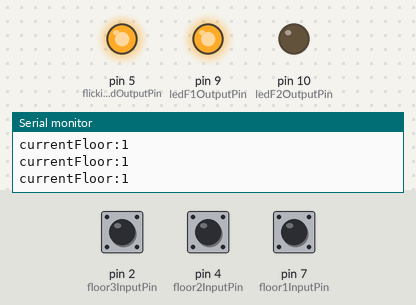
The sketch below on a simulated Arduino Uno, built with avr-gcc and run on an emulated ATmega328P. Shown: output pins drawn as LEDs (lit = HIGH), the last lines printed to the serial monitor. Dashed ring = blinking. The inputs (shaded band) are chosen by the test bench; at power-on: pin 2 (floor3InputPin) HIGH, pin 4 (floor2InputPin) HIGH, pin 7 (floor1InputPin) HIGH.

Above: at 1.2 s.
1.3 s: pin 2 (floor3InputPin) pulled LOW for 0.15 s
At 1.8 s:
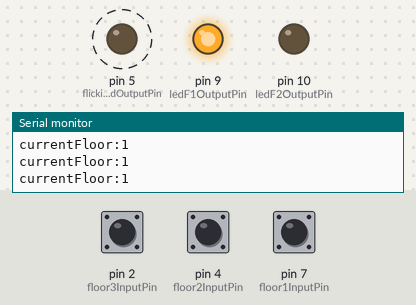
4.4 s: pin 4 (floor2InputPin) pulled LOW for 3.2 s
9.1 s: pin 7 (floor1InputPin) pulled LOW for 3.2 s
At 14.3 s:
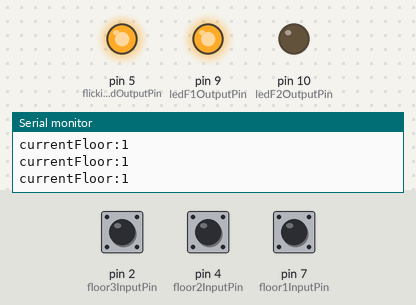
15.3 s: pin 2 (floor3InputPin) pulled LOW for 1 s
At 18.8 s:
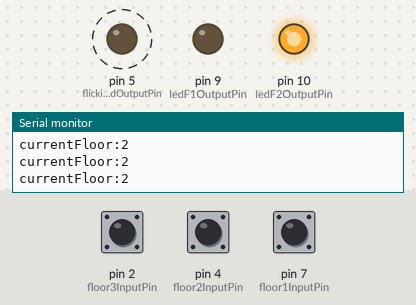
Timing chart, 0 to 20.3 s (numbered marks = the images above; inputs shaded):
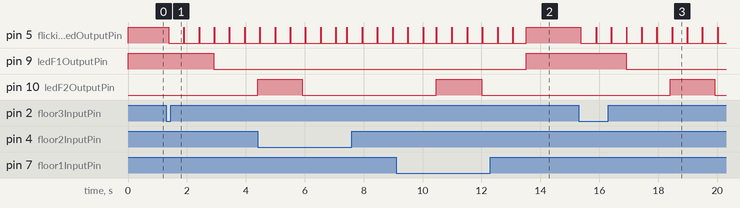

Measured:
- after the input at 1.3 s, pin 5 (flickingLedOutputPin): alternates HIGH for 0.02 s and LOW for 0.50 s, starting after 0.08 s; pin 9 (ledF1OutputPin): HIGH → LOW after 1.6 s
- after the input at 9.1 s, pin 9 (ledF1OutputPin): LOW → HIGH after 4.4 s
- after the input at 15.3 s, pin 5 (flickingLedOutputPin): alternates HIGH for 0.02 s and LOW for 0.50 s, starting after 0.07 s; pin 9 (ledF1OutputPin): HIGH → LOW after 1.6 s; pin 10 (ledF2OutputPin): LOW → HIGH after 3.1 s, → LOW 1.5 s later

The sketch:

lab_2_robotics.ino
```cpp
//Pins for INPUT_PULLUP
const int floor1InputPin = 7,
          floor2InputPin = 4,
          floor3InputPin = 2;
//Pins for writing to LEDs
const int ledF1OutputPin = 9,
          ledF2OutputPin = 10,
          ledF3OutputPin = 11,
          flickingLedOutputPin = 5;
//Memory that holds what the red LED values should be for each floor
int ledStatefloor1 = HIGH,
    ledStatefloor2 = LOW,
    ledStatefloor3 = LOW;

int buttonStatefloor1 = 0,
    buttonStatefloor2 = 0,
    buttonStatefloor3 = 0;

int debounceDelay = 50, lastDebounceTime1 = 0, lastDebounceTime2= 0, lastDebounceTime3 = 0;
int currentFloor = 1;

//Auxiliary variables to help determine if a button was pressed or not
//------------------------------------------------------------
int currFloor1PressedState = 0, prevFloor1PressedState = 0,
    currFloor2PressedState = 0, prevFloor2PressedState = 0,
    currFloor3PressedState = 0, prevFloor3PressedState = 0;
int isBeingPulledUp1 = 0,
    isBeingPulledUp2 = 0,
    isBeingPulledUp3 = 0;
//------------------------------------------------------------
void setup() {
    Serial.begin(9600);
    //Setting the pins from which I will read the pressed state of the buttons as INPUT_PULLUP.
    pinMode(floor1InputPin, INPUT_PULLUP);
    pinMode(floor2InputPin, INPUT_PULLUP);
    pinMode(floor3InputPin, INPUT_PULLUP);
    //Pins that will feed current to the red leds
    pinMode(ledF1OutputPin, OUTPUT);
    pinMode(ledF2OutputPin, OUTPUT);
    pinMode(ledF2OutputPin, OUTPUT);
    pinMode(flickingLedOutputPin, OUTPUT);
}

int currentlyMoving = 0, destinationFloor= -1, timeBetweenFloors = 3000, isInBetweenFloors = 0, intervalForInbetweenFloors = 1500;
unsigned long flickingInterval = 500, startingTimeFlickingLed;
unsigned long startingTime;

void buttonPressHandler(int &currFloorPressedState, int &prevFloorPressedState,
                        int &lastDebounceTime, int &buttonStatefloor,
                        int &currentlyMoving, int &destinationFloor,
                        int floorToMoveTo)
{
   if(currFloorPressedState != prevFloorPressedState)
    {
    lastDebounceTime = millis();
    prevFloorPressedState = currFloorPressedState;
    }

  if((millis() - lastDebounceTime) > debounceDelay)
  {
    if(currFloorPressedState != buttonStatefloor)
      buttonStatefloor = currFloorPressedState;

    if(buttonStatefloor == HIGH && !currentlyMoving)
    {
      startingTimeFlickingLed = millis();
      startingTime = millis();
      currentlyMoving = 1;
      destinationFloor = floorToMoveTo;
    }
  }
}

void loop() {
  //Lighting up the LED's to match the current values in memory
  digitalWrite(ledF1OutputPin, ledStatefloor1);
  digitalWrite(ledF2OutputPin, ledStatefloor2);
  digitalWrite(ledF3OutputPin, ledStatefloor3);

  //Block to read which buttons were pressed last, negated because of how INPUT_PULLUP works internally
  currFloor1PressedState = !digitalRead(floor1InputPin);
  currFloor2PressedState = !digitalRead(floor2InputPin);
  currFloor3PressedState = !digitalRead(floor3InputPin);

  buttonPressHandler(currFloor1PressedState, prevFloor1PressedState,
                    lastDebounceTime1, buttonStatefloor1,
                    currentlyMoving, destinationFloor,
                    1);

  buttonPressHandler(currFloor2PressedState, prevFloor2PressedState,
                    lastDebounceTime2, buttonStatefloor2,
                    currentlyMoving, destinationFloor,
                    2);

  buttonPressHandler(currFloor3PressedState, prevFloor3PressedState,
                    lastDebounceTime3, buttonStatefloor3,
                    currentlyMoving, destinationFloor,
                    3);
  if(currentlyMoving && currentFloor != destinationFloor)
  {
    if(millis() - startingTime > intervalForInbetweenFloors)
      isInBetweenFloors = 1;
    if(millis() - startingTime > timeBetweenFloors)
      {
        isInBetweenFloors = 0;
        // if(currentFloor < destinationFloor)
        //     currentFloor = currentFloor + 1;
        // else if(currentFloor > destinationFloor)
        //   currentFloor = currentFloor - 1;
        currentFloor = currentFloor < destinationFloor ? (currentFloor + 1) : (currentFloor - 1);
        startingTime = millis();
      }

  }
  else if(currentFloor == destinationFloor)
    currentlyMoving = 0;
  if(isInBetweenFloors)
    ledStatefloor1 = ledStatefloor2 = ledStatefloor3 = LOW;
  else
  {
  ledStatefloor1 = currentFloor == 1 ? HIGH : LOW;
  ledStatefloor2 = currentFloor == 2 ? HIGH : LOW;
  ledStatefloor3 = currentFloor == 3 ? HIGH : LOW;
  }
  if(currentlyMoving)
  {
    if(millis() - startingTimeFlickingLed > flickingInterval)
      {
        startingTimeFlickingLed = millis();
        digitalWrite(flickingLedOutputPin, HIGH);
      }
    else
        digitalWrite(flickingLedOutputPin, LOW);
  }
  else
    digitalWrite(flickingLedOutputPin, HIGH);
  //Serial.println("floor:" +  String(currentFloor));
  //Serial.println(currentFloor);
  //Serial.println("destination:" + String(destinationFloor));
  //Serial.println(destinationFloor);
  // Serial.println("floor1" + String(ledStatefloor1));
  // Serial.println("floor2" + String(ledStatefloor2));
  // Serial.println("floor3" + String(ledStatefloor3));
  //Serial.println("currentFloor2pressedstate:" + String(currFloor2PressedState));
  //Serial.println("currentFloor2pressedstate:" + String(currFloor2PressedState));
  Serial.println("currentFloor:" + String(currentFloor));
  //Serial.println("starting time:" + String(startingTime));
}
```
